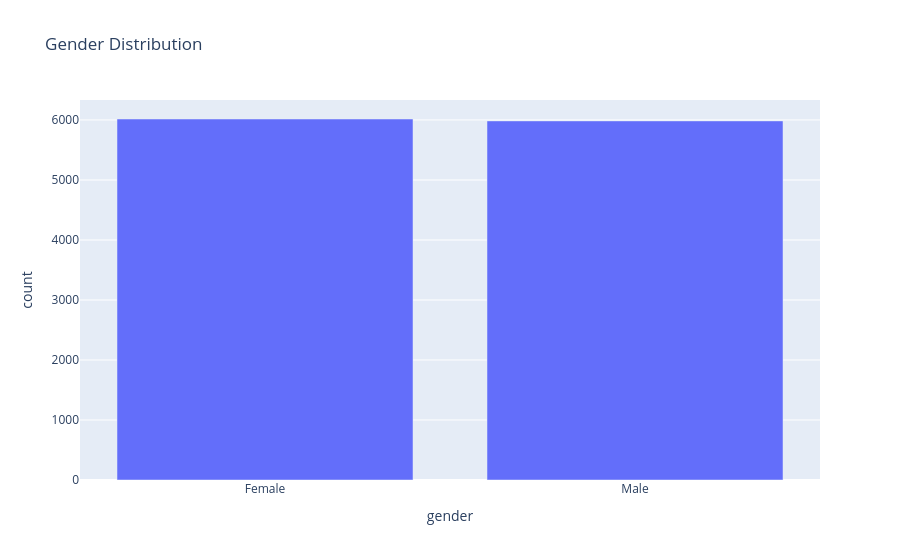

Write notebook code for a chart like this one.
### Code cell
#gender distribution
gender_counts = df_cohort["gender"].value_counts().reset_index()
gender_counts.columns=["gender", "count"]

fig = px.bar(
    gender_counts,
    x="gender",
    y="count",
    title="Gender Distribution"
)

fig.show()

### Figure 1 — Plotly figure (JSON) as saved in the notebook; plotly's stock layout.template omitted (floating-point values rounded to 4 significant figures)
{"data": [{"hovertemplate": "gender=%{x}<br>count=%{y}<extra></extra>", "legendgroup": "", "marker": {"color": "#636efa", "pattern": {"shape": ""}}, "name": "", "orientation": "v", "showlegend": false, "textposition": "auto", "type": "bar", "x": ["Female", "Male"], "xaxis": "x", "y": [6016, 5984], "yaxis": "y"}], "layout": {"barmode": "relative", "legend": {"tracegroupgap": 0}, "title": {"text": "Gender Distribution"}, "xaxis": {"anchor": "y", "domain": [0, 1], "title": {"text": "gender"}}, "yaxis": {"anchor": "x", "domain": [0, 1], "title": {"text": "count"}}}}
